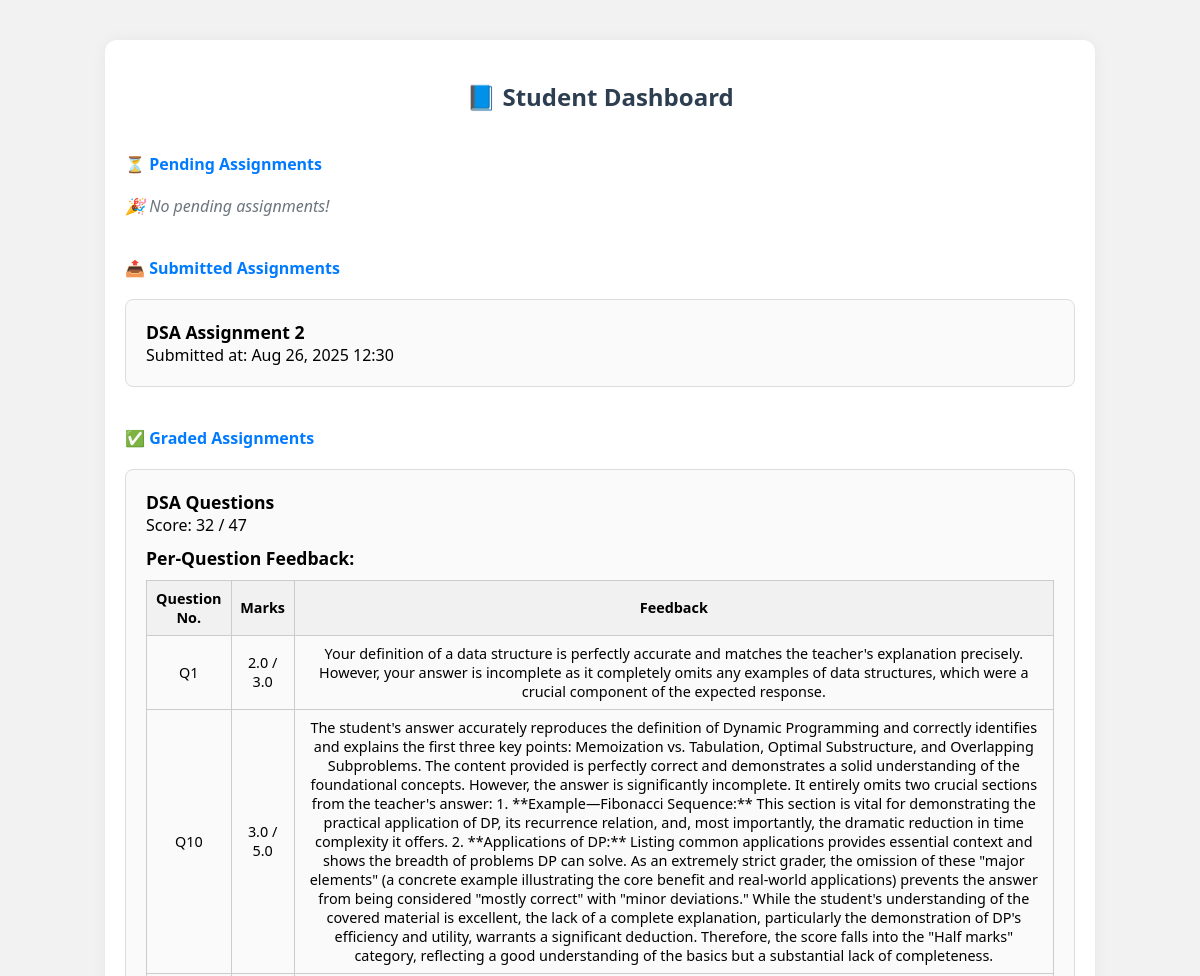
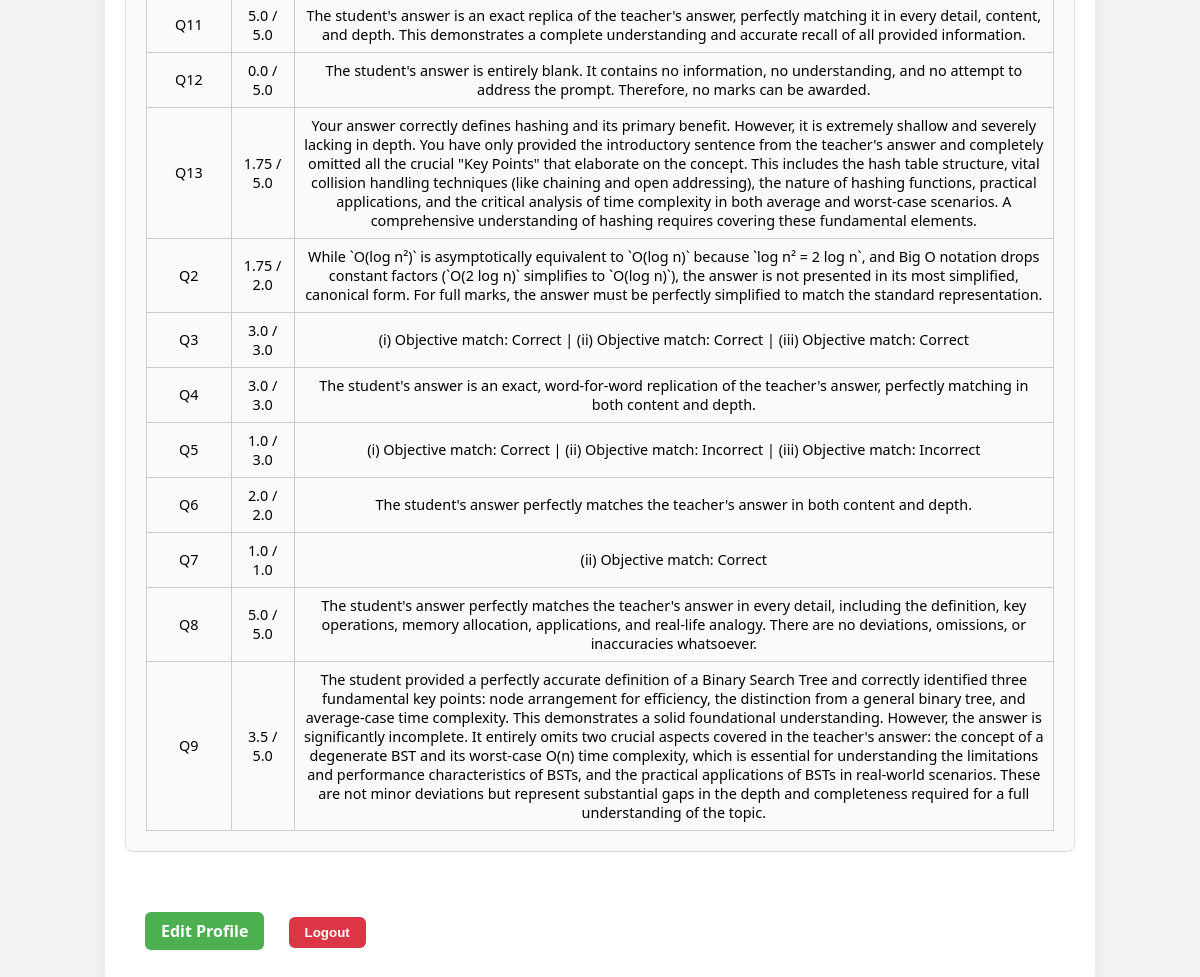
The page /student/dashboard/ (signed in) on the database its author committed (2 pictures, top to bottom).
### assignments/models.py (models this page shows, shortened)
class StudentSubmission(models.Model):
    assignment = models.ForeignKey(Assignment, related_name='submissions', on_delete=models.CASCADE)
    student = models.ForeignKey(settings.AUTH_USER_MODEL, on_delete=models.CASCADE)
    submitted_file = models.FileField(upload_to='assignments/submissions/')
    submitted_at = models.DateTimeField(auto_now_add=True)
    grade = models.FloatField(default=0)
    feedback = models.TextField(blank=True, default='')  # General comment if needed
    graded = models.BooleanField(default=False)

class Assignment(models.Model):
    title = models.CharField(max_length=200)
    classroom = models.ForeignKey(Classroom, related_name='assignments', on_delete=models.CASCADE)
    teacher = models.ForeignKey(settings.AUTH_USER_MODEL, on_delete=models.CASCADE)
    question_file = models.FileField(upload_to='assignments/questions/')
    question_solution_file = models.FileField(upload_to='assignments/solutions/')
    deadline = models.DateTimeField()
    created_at = models.DateTimeField(auto_now_add=True)
    total_marks = models.FloatField(default=0)

class QuestionFeedback(models.Model):
    submission = models.ForeignKey(StudentSubmission, related_name='question_feedback', on_delete=models.CASCADE)
    question_number =  models.CharField(max_length=10)
    max_marks = models.FloatField()
    obtained_marks = models.FloatField()
    feedback = models.TextField(blank=True)
    class Meta:
        unique_together = ('submission', 'question_number')  # Prevent duplicates
        ordering = ['question_number']

### accounts/views.py (the view)
# urls.py: path('student/dashboard/', student_dashboard, name='student_dashboard'),
@login_required
def student_dashboard(request):
    student = request.user.student_profile
    branch  = student.branch
    batch   = student.batch_year
    all_assignments = (
        Assignment.objects
        .filter(classroom__branch=branch, classroom__batch=batch)
        .order_by("-deadline")
    )
    submissions_qs = (
        StudentSubmission.objects
        .filter(student=request.user)
        .select_related("assignment", "assignment__classroom")
        .prefetch_related(
            Prefetch(
                "question_feedback",
                queryset=QuestionFeedback.objects.order_by("question_number")
            )
        )
        .annotate(total_obtained=Sum("question_feedback__obtained_marks"))
    )
    submitted_ids = submissions_qs.values_list("assignment_id", flat=True)
    pending_assignments   = all_assignments.exclude(id__in=submitted_ids).filter(deadline__gte=now())
    submitted_assignments = submissions_qs.filter(graded=False)
    graded_assignments    = submissions_qs.filter(graded=True)
    context = {
        "pending_assignments":   pending_assignments,
        "submitted_assignments": submitted_assignments,
        "graded_assignments":    graded_assignments,
    }
    return render(request, "student_dashboard.html", context)

### accounts/templates/student_dashboard.html (shortened to what this page needs)
<!DOCTYPE html>
<html lang="en">
<head>
</head>
<body>
<div class="container">
    <h2>📘 Student Dashboard</h2>
    <div class="section">
        <h4>⏳ Pending Assignments</h4>
        {% if pending_assignments %}
            <ul class="list-group">
                {% for assignment in pending_assignments %}
                    <li class="list-group-item">
                        <div>
                            <strong>{{ assignment.title }}</strong><br>
                            Deadline: {{ assignment.deadline|date:"M d, Y H:i" }}
                        </div>
                        <a href="{% url 'assignments:submit_assignment' assignment.id %}" class="btn">Submit</a>
                    </li>
                {% endfor %}
            </ul>
        {% else %}
            <p class="text-muted">🎉 No pending assignments!</p>
        {% endif %}
    </div>
    <div class="section">
        <h4>📤 Submitted Assignments</h4>
        {% if submitted_assignments %}
            <ul class="list-group">
                {% for submission in submitted_assignments %}
                    <li class="list-group-item">
                        <div>
                            <strong>{{ submission.assignment.title }}</strong><br>
                            Submitted at: {{ submission.submitted_at|date:"M d, Y H:i" }}
                        </div>
                    </li>
                {% endfor %}
            </ul>
        {% else %}
            <p class="text-muted">No submitted assignments waiting for grading.</p>
        {% endif %}
    </div>
    <div class="section">
        <h4>✅ Graded Assignments</h4>
        {% if graded_assignments %}
            <ul class="list-group">
                {% for submission in graded_assignments %}
                    <li class="list-group-item">
                        <div>
                            <strong>{{ submission.assignment.title }}</strong><br>
                            Score: {{ submission.total_obtained|floatformat:0 }} / {{ submission.assignment.total_marks|floatformat:0 }}
                        </div>
                        {% if submission.question_feedback.all %}
                            <div style="margin-top: 10px;">
                                <strong>Per-Question Feedback:</strong>
                                <table class="feedback-table">
                                    <thead>
                                        <tr>
                                            <th>Question No.</th>
                                            <th>Marks</th>
                                            <th>Feedback</th>
                                        </tr>
                                    </thead>
                                    <tbody>
                                        {% for q in submission.question_feedback.all %}
                                            <tr>
                                                <td>{{ q.question_number }}</td>
                                                <td>{{ q.obtained_marks }} / {{ q.max_marks }}</td>
                                                <td>{{ q.feedback }}</td>
                                            </tr>
                                        {% endfor %}
                                    </tbody>
                                </table>
                            </div>
                        {% endif %}
                    </li>
                {% endfor %}
            </ul>
        {% else %}
            <p class="text-muted">No graded assignments yet.</p>
        {% endif %}
    </div>
    <a href="{% url 'accounts:update_student_profile' %}" class="edit-profile-btn">Edit Profile</a>
    <form method="post" action="{% url 'accounts:logout' %}" style="display:inline;">
    <button type="submit"
        style="background-color:#dc3545;
               color:white;
               border:none;
               padding:8px 16px;
               border-radius:6px;
               font-weight:bold;
               cursor:pointer;"
        onmouseover="this.style.backgroundColor='#c82333'"
        onmouseout="this.style.backgroundColor='#dc3545'">
        Logout
    </button>
</form>
</div>
</body>
</html>

### accounts/templates/student_dashboard.html (style rules this page uses)
body { background-color: #f2f2f2; font-family: 'Segoe UI', Tahoma, Geneva, Verdana, sans-serif; margin: 0; padding: 0; }
.container { max-width: 950px; margin: 40px auto; padding: 20px; background: #fff; border-radius: 12px; box-shadow: 0 0 15px rgba(0, 0, 0, 0.05); }
h2 { text-align: center; color: #2c3e50; margin-bottom: 40px; }
.section { margin-bottom: 40px; }
.section h4 { color: #007bff; margin-bottom: 20px; }
ul.list-group { list-style: none; padding-left: 0; }
.list-group-item { background-color: #fafafa; padding: 20px; border: 1px solid #ddd; border-radius: 8px; margin-bottom: 15px; display: flex; flex-direction: column; }
.list-group-item strong { font-size: 1.1em; }
.text-muted { color: #6c757d; font-style: italic; }
.edit-profile-btn { display: inline-block; padding: 8px 16px; background-color: #4CAF50; color: white; text-decoration: none; border-radius: 6px; font-weight: bold; transition: background-color 0.3s ease; margin: 20px; }
.feedback-table { width: 100%; margin-top: 10px; border-collapse: collapse; }
.feedback-table th, .feedback-table td { padding: 8px; border: 1px solid #ccc; text-align: center; font-size: 0.9em; }
.feedback-table th { background-color: #f1f1f1; }

### rows shown on the page
StudentSubmission: assignment "DSA Assignment 2", submitted_at "Aug 26, 2025 12:30"
StudentSubmission: assignment "DSA Questions", total_obtained "32", assignment.total_marks "47"
QuestionFeedback: question_number "Q1", obtained_marks "2.0", max_marks "3.0", feedback "Your definition of a data structure is perfectly accurate and matches the teacher's explanation precisely. However, your answer is incomplete as it completely omits any examples of data structures, which were a crucial component of the expected response."
QuestionFeedback: question_number "Q10", obtained_marks "3.0", max_marks "5.0", feedback "The student's answer accurately reproduces the definition of Dynamic Programming and correctly identifies and explains the first three key points: Memoization vs. Tabulation, Optimal Substructure, and Overlapping Subproblems. The content provided is perfectly correct and demonstrates a solid understanding of the foundational concepts. However, the answer is significantly incomplete. It entirely omits two crucial sections from the teacher's answer: 1. **Example—Fibonacci Sequence:** This section is vital for demonstrating the practical application of DP, its recurrence relation, and, most importantly, the dramatic reduction in time complexity it offers. 2. **Applications of DP:** Listing…"
QuestionFeedback: question_number "Q11", obtained_marks "5.0", max_marks "5.0", feedback "The student's answer is an exact replica of the teacher's answer, perfectly matching it in every detail, content, and depth. This demonstrates a complete understanding and accurate recall of all provided information."
QuestionFeedback: question_number "Q12", obtained_marks "0.0", max_marks "5.0", feedback "The student's answer is entirely blank. It contains no information, no understanding, and no attempt to address the prompt. Therefore, no marks can be awarded."
QuestionFeedback: question_number "Q13", obtained_marks "1.75", max_marks "5.0", feedback "Your answer correctly defines hashing and its primary benefit. However, it is extremely shallow and severely lacking in depth. You have only provided the introductory sentence from the teacher's answer and completely omitted all the crucial \"Key Points\" that elaborate on the concept. This includes the hash table structure, vital collision handling techniques (like chaining and open addressing), the nature of hashing functions, practical applications, and the critical analysis of time complexity in both average and worst-case scenarios. A comprehensive understanding of hashing requires covering these fundamental elements."
QuestionFeedback: question_number "Q2", obtained_marks "1.75", max_marks "2.0", feedback "While `O(log n²)` is asymptotically equivalent to `O(log n)` because `log n² = 2 log n`, and Big O notation drops constant factors (`O(2 log n)` simplifies to `O(log n)`), the answer is not presented in its most simplified, canonical form. For full marks, the answer must be perfectly simplified to match the standard representation."
QuestionFeedback: question_number "Q3", obtained_marks "3.0", max_marks "3.0", feedback "(i) Objective match: Correct | (ii) Objective match: Correct | (iii) Objective match: Correct"
QuestionFeedback: question_number "Q4", obtained_marks "3.0", max_marks "3.0", feedback "The student's answer is an exact, word-for-word replication of the teacher's answer, perfectly matching in both content and depth."
QuestionFeedback: question_number "Q5", obtained_marks "1.0", max_marks "3.0", feedback "(i) Objective match: Correct | (ii) Objective match: Incorrect | (iii) Objective match: Incorrect"
QuestionFeedback: question_number "Q6", obtained_marks "2.0", max_marks "2.0", feedback "The student's answer perfectly matches the teacher's answer in both content and depth."
QuestionFeedback: question_number "Q7", obtained_marks "1.0", max_marks "1.0", feedback "(ii) Objective match: Correct"
QuestionFeedback: question_number "Q8", obtained_marks "5.0", max_marks "5.0", feedback "The student's answer perfectly matches the teacher's answer in every detail, including the definition, key operations, memory allocation, applications, and real-life analogy. There are no deviations, omissions, or inaccuracies whatsoever."
QuestionFeedback: question_number "Q9", obtained_marks "3.5", max_marks "5.0", feedback "The student provided a perfectly accurate definition of a Binary Search Tree and correctly identified three fundamental key points: node arrangement for efficiency, the distinction from a general binary tree, and average-case time complexity. This demonstrates a solid foundational understanding. However, the answer is significantly incomplete. It entirely omits two crucial aspects covered in the teacher's answer: the concept of a degenerate BST and its worst-case O(n) time complexity, which is essential for understanding the limitations and performance characteristics of BSTs, and the practical applications of BSTs in real-world scenarios. These are not minor deviations but represent…"
